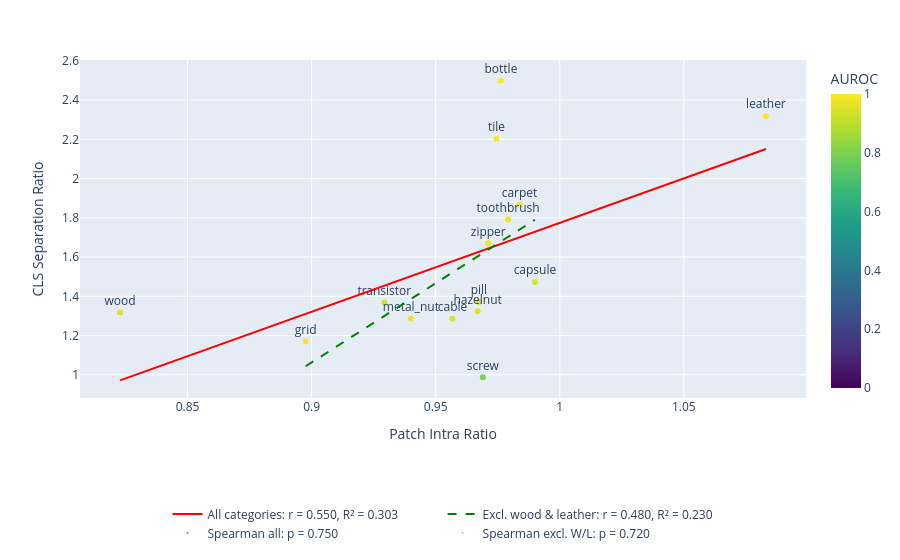

The code cell stored with this chart in its notebook:
### Code cell
from scipy.stats import pearsonr, spearmanr

plot_df = combined.reset_index()

# Sensitivity subset
no_extremes = plot_df[
    ~plot_df["category"].isin(["wood", "leather"])
].copy()

fig = px.scatter(
    plot_df,
    x="Patch Intra Ratio",
    y="CLS Separation Ratio",
    text="category",
    hover_name="category",
    color="AUROC",
    color_continuous_scale="Viridis",
    range_color=[0, 1],
)

# All-category linear relationship
add_trendline(
    fig,
    plot_df["Patch Intra Ratio"],
    plot_df["CLS Separation Ratio"],
    name="All categories",
)

# Excluding wood and leather
add_trendline(
    fig,
    no_extremes["Patch Intra Ratio"],
    no_extremes["CLS Separation Ratio"],
    name="Excl. wood & leather",
    colour="green",
    dash="dash"
)

# Spearman checks
rho_all, p_all = spearmanr(
    plot_df["Patch Intra Ratio"],
    plot_df["CLS Separation Ratio"],
)

rho_no, p_no = spearmanr(
    no_extremes["Patch Intra Ratio"],
    no_extremes["CLS Separation Ratio"],
)

# Pearson checks as well
r_all, pearson_p_all = pearsonr(
    plot_df["Patch Intra Ratio"],
    plot_df["CLS Separation Ratio"],
)

r_no, pearson_p_no = pearsonr(
    no_extremes["Patch Intra Ratio"],
    no_extremes["CLS Separation Ratio"],
)

fig.update_traces(textposition="top center")

fig.update_layout(
    title=None,
    legend=dict(
        orientation="h",
        x=0.5,
        y=-0.3,
        xanchor="center",
    ),
    coloraxis_colorbar=dict(
        len=1,
        lenmode="fraction",
        y=0.5,
        yanchor="middle",
    ),
)

fig.add_trace(
    go.Scatter(
        x=[None],
        y=[None],
        mode="markers",
        marker=dict(size=0),
        name=f"Spearman all: p = {rho_all:.3f}",
        showlegend=True,
    )
)

fig.add_trace(
    go.Scatter(
        x=[None],
        y=[None],
        mode="markers",
        marker=dict(size=0),
        name=f"Spearman excl. W/L: p = {rho_no:.3f}",
        showlegend=True,
    )
)

fig.show()

fig.write_image(
    IMAGE_DIR / "cls_sep_patch_intra_ratio.svg",
    width=1200,
    height=450,
)

### Figure 1 — Plotly figure (JSON) as saved in the notebook; plotly's stock layout.template omitted (floating-point values rounded to 4 significant figures)
{"data": [{"hovertemplate": "<b>%{hovertext}</b><br><br>Patch Intra Ratio=%{x}<br>CLS Separation Ratio=%{y}<br>category=%{text}<br>AUROC=%{marker.color}<extra></extra>", "hovertext": ["tile", "zipper", "toothbrush", "hazelnut", "wood", "grid", "cable", "leather", "metal_nut", "screw", "bottle", "pill", "capsule", "carpet", "transistor"], "legendgroup": "", "marker": {"color": [1.0, 0.987, 0.972, 0.949, 0.944, 0.983, 0.945, 1.0, 0.983, 0.802, 1.0, 0.95, 0.941, 0.98, 0.935], "coloraxis": "coloraxis", "symbol": "circle"}, "mode": "markers+text", "name": "", "orientation": "v", "showlegend": false, "text": ["tile", "zipper", "toothbrush", "hazelnut", "wood", "grid", "cable", "leather", "metal_nut", "screw", "bottle", "pill", "capsule", "carpet", "transistor"], "textposition": "top center", "type": "scatter", "x": [0.9745, 0.9712, 0.9792, 0.9669, 0.8228, 0.8976, 0.9568, 1.083, 0.94, 0.969, 0.9763, 0.9674, 0.99, 0.9838, 0.9293], "xaxis": "x", "y": [2.203, 1.67, 1.791, 1.323, 1.318, 1.171, 1.286, 2.318, 1.288, 0.9871, 2.499, 1.371, 1.473, 1.867, 1.369], "yaxis": "y"}, {"line": {"color": "red", "dash": "solid"}, "mode": "lines", "name": "All categories: r = 0.550, R² = 0.303", "textposition": "top center", "type": "scatter", "x": [0.8228, 0.8254, 0.8281, 0.8307, 0.8333, 0.8359, 0.8386, 0.8412, 0.8438, 0.8465, 0.8491, 0.8517, 0.8544, 0.857, 0.8596, 0.8622, 0.8649, 0.8675, 0.8701, 0.8728, 0.8754, 0.878, 0.8806, 0.8833, 0.8859, 0.8885, 0.8912, 0.8938, 0.8964, 0.899, 0.9017, 0.9043, 0.9069, 0.9096, 0.9122, 0.9148, 0.9175, 0.9201, 0.9227, 0.9253, 0.928, 0.9306, 0.9332, 0.9359, 0.9385, 0.9411, 0.9437, 0.9464, 0.949, 0.9516, 0.9543, 0.9569, 0.9595, 0.9622, 0.9648, 0.9674, 0.97, 0.9727, 0.9753, 0.9779, 0.9806, 0.9832, 0.9858, 0.9884, 0.9911, 0.9937, 0.9963, 0.999, 1.002, 1.004, 1.007, 1.009, 1.012, 1.015, 1.017, 1.02, 1.023, 1.025, 1.028, 1.031, 1.033, 1.036, 1.038, 1.041, 1.044, 1.046, 1.049, 1.052, 1.054, 1.057, 1.059, 1.062, 1.065, 1.067, 1.07, 1.073, 1.075, 1.078, 1.08, 1.083], "y": [0.9717, 0.9836, 0.9955, 1.007, 1.019, 1.031, 1.043, 1.055, 1.067, 1.079, 1.091, 1.103, 1.115, 1.127, 1.138, 1.15, 1.162, 1.174, 1.186, 1.198, 1.21, 1.222, 1.234, 1.246, 1.258, 1.27, 1.281, 1.293, 1.305, 1.317, 1.329, 1.341, 1.353, 1.365, 1.377, 1.389, 1.401, 1.412, 1.424, 1.436, 1.448, 1.46, 1.472, 1.484, 1.496, 1.508, 1.52, 1.532, 1.543, 1.555, 1.567, 1.579, 1.591, 1.603, 1.615, 1.627, 1.639, 1.651, 1.663, 1.674, 1.686, 1.698, 1.71, 1.722, 1.734, 1.746, 1.758, 1.77, 1.782, 1.794, 1.806, 1.817, 1.829, 1.841, 1.853, 1.865, 1.877, 1.889, 1.901, 1.913, 1.925, 1.937, 1.948, 1.96, 1.972, 1.984, 1.996, 2.008, 2.02, 2.032, 2.044, 2.056, 2.068, 2.079, 2.091, 2.103, 2.115, 2.127, 2.139, 2.151]}, {"line": {"color": "green", "dash": "dash"}, "mode": "lines", "name": "Excl. wood & leather: r = 0.480, R² = 0.230", "textposition": "top center", "type": "scatter", "x": [0.8976, 0.8985, 0.8995, 0.9004, 0.9013, 0.9023, 0.9032, 0.9041, 0.9051, 0.906, 0.9069, 0.9079, 0.9088, 0.9097, 0.9107, 0.9116, 0.9125, 0.9135, 0.9144, 0.9153, 0.9163, 0.9172, 0.9181, 0.9191, 0.92, 0.9209, 0.9219, 0.9228, 0.9237, 0.9247, 0.9256, 0.9265, 0.9275, 0.9284, 0.9293, 0.9303, 0.9312, 0.9321, 0.9331, 0.934, 0.9349, 0.9359, 0.9368, 0.9377, 0.9387, 0.9396, 0.9405, 0.9415, 0.9424, 0.9433, 0.9443, 0.9452, 0.9461, 0.9471, 0.948, 0.9489, 0.9499, 0.9508, 0.9517, 0.9527, 0.9536, 0.9545, 0.9555, 0.9564, 0.9573, 0.9583, 0.9592, 0.9601, 0.9611, 0.962, 0.9629, 0.9639, 0.9648, 0.9657, 0.9667, 0.9676, 0.9685, 0.9695, 0.9704, 0.9713, 0.9723, 0.9732, 0.9741, 0.9751, 0.976, 0.9769, 0.9779, 0.9788, 0.9797, 0.9807, 0.9816, 0.9825, 0.9835, 0.9844, 0.9853, 0.9863, 0.9872, 0.9881, 0.9891, 0.99], "y": [1.044, 1.051, 1.059, 1.066, 1.074, 1.081, 1.089, 1.096, 1.104, 1.111, 1.119, 1.127, 1.134, 1.142, 1.149, 1.157, 1.164, 1.172, 1.179, 1.187, 1.194, 1.202, 1.21, 1.217, 1.225, 1.232, 1.24, 1.247, 1.255, 1.262, 1.27, 1.277, 1.285, 1.292, 1.3, 1.308, 1.315, 1.323, 1.33, 1.338, 1.345, 1.353, 1.36, 1.368, 1.375, 1.383, 1.39, 1.398, 1.406, 1.413, 1.421, 1.428, 1.436, 1.443, 1.451, 1.458, 1.466, 1.473, 1.481, 1.489, 1.496, 1.504, 1.511, 1.519, 1.526, 1.534, 1.541, 1.549, 1.556, 1.564, 1.571, 1.579, 1.587, 1.594, 1.602, 1.609, 1.617, 1.624, 1.632, 1.639, 1.647, 1.654, 1.662, 1.669, 1.677, 1.685, 1.692, 1.7, 1.707, 1.715, 1.722, 1.73, 1.737, 1.745, 1.752, 1.76, 1.768, 1.775, 1.783, 1.79]}, {"marker": {"size": 0}, "mode": "markers", "name": "Spearman all: p = 0.750", "showlegend": true, "type": "scatter", "x": [null], "y": [null]}, {"marker": {"size": 0}, "mode": "markers", "name": "Spearman excl. W/L: p = 0.720", "showlegend": true, "type": "scatter", "x": [null], "y": [null]}], "layout": {"coloraxis": {"autocolorscale": false, "cmax": 1, "cmin": 0, "colorbar": {"len": 1, "lenmode": "fraction", "title": {"text": "AUROC"}, "y": 0.5, "yanchor": "middle"}, "colorscale": [[0, "#440154"], [0.1111, "#482878"], [0.2222, "#3e4989"], [0.3333, "#31688e"], [0.4444, "#26828e"], [0.5556, "#1f9e89"], [0.6667, "#35b779"], [0.7778, "#6ece58"], [0.8889, "#b5de2b"], [1, "#fde725"]]}, "legend": {"orientation": "h", "tracegroupgap": 0, "x": 0.5, "xanchor": "center", "y": -0.3}, "margin": {"t": 60}, "title": {}, "xaxis": {"anchor": "y", "domain": [0, 1], "title": {"text": "Patch Intra Ratio"}}, "yaxis": {"anchor": "x", "domain": [0, 1], "title": {"text": "CLS Separation Ratio"}}}}
